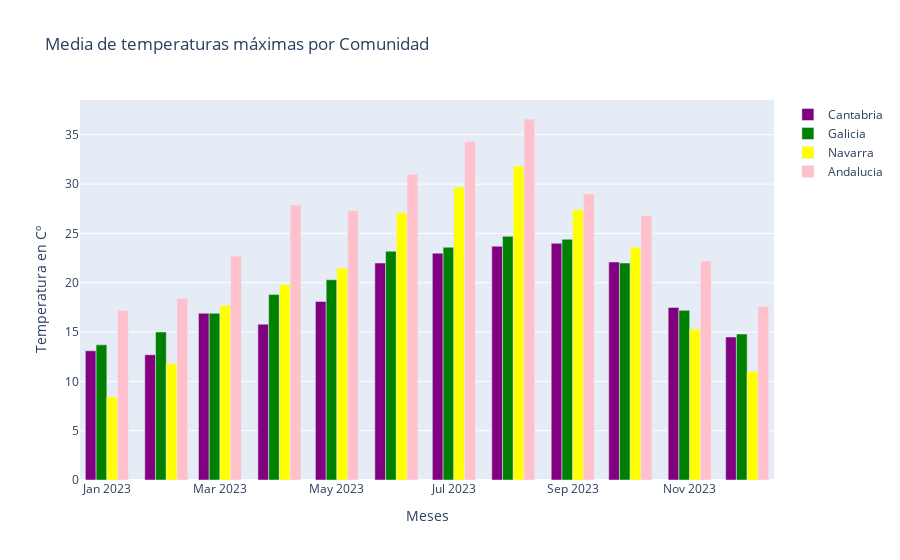

Notebook cell for this chart:
### Markdown cell above
Para realizar la primera comparativa de forma visual, compararemos la media de las temperaturas máximas de cada Comunidad.

### Code cell
fig = go.Figure()

fig.add_trace(go.Bar(x=df_1["fechas"], y=df_1["temp_max_cantabria"], name="Cantabria", marker_color="purple"))
fig.add_trace(go.Bar(x=df_1["fechas"], y=df_1["temp_max_galicia"], name="Galicia", marker_color="green"))
fig.add_trace(go.Bar(x=df_1["fechas"], y=df_1["temp_max_navarra"], name="Navarra", marker_color="yellow"))
fig.add_trace(go.Bar(x=df_1["fechas"], y=df_1["temp_max_andalucia"], name="Andalucia", marker_color="pink"))

# Configura el layout
fig.update_layout(title="Media de temperaturas máximas por Comunidad",
                  xaxis_title="Meses",
                  yaxis_title="Temperatura en Cº",
                  barmode='group')

fig.show()

### Figure 1 — Plotly figure (JSON) as saved in the notebook; plotly's stock layout.template omitted (floating-point values rounded to 4 significant figures)
{"data": [{"marker": {"color": "purple"}, "name": "Cantabria", "type": "bar", "x": ["2023-10", "2023-11", "2023-12", "2023-1", "2023-2", "2023-3", "2023-4", "2023-5", "2023-6", "2023-7", "2023-8", "2023-9"], "y": [22.1, 17.5, 14.5, 13.1, 12.7, 16.9, 15.8, 18.1, 22, 23, 23.7, 24]}, {"marker": {"color": "green"}, "name": "Galicia", "type": "bar", "x": ["2023-10", "2023-11", "2023-12", "2023-1", "2023-2", "2023-3", "2023-4", "2023-5", "2023-6", "2023-7", "2023-8", "2023-9"], "y": [22, 17.2, 14.8, 13.7, 15, 16.9, 18.8, 20.3, 23.2, 23.6, 24.7, 24.4]}, {"marker": {"color": "yellow"}, "name": "Navarra", "type": "bar", "x": ["2023-10", "2023-11", "2023-12", "2023-1", "2023-2", "2023-3", "2023-4", "2023-5", "2023-6", "2023-7", "2023-8", "2023-9"], "y": [23.6, 15.3, 11, 8.4, 11.8, 17.7, 19.8, 21.5, 27.1, 29.7, 31.8, 27.4]}, {"marker": {"color": "pink"}, "name": "Andalucia", "type": "bar", "x": ["2023-10", "2023-11", "2023-12", "2023-1", "2023-2", "2023-3", "2023-4", "2023-5", "2023-6", "2023-7", "2023-8", "2023-9"], "y": [26.8, 22.2, 17.6, 17.2, 18.4, 22.7, 27.9, 27.3, 31, 34.3, 36.6, 29]}], "layout": {"barmode": "group", "title": {"text": "Media de temperaturas máximas por Comunidad"}, "xaxis": {"title": {"text": "Meses"}}, "yaxis": {"title": {"text": "Temperatura en Cº"}}}}
